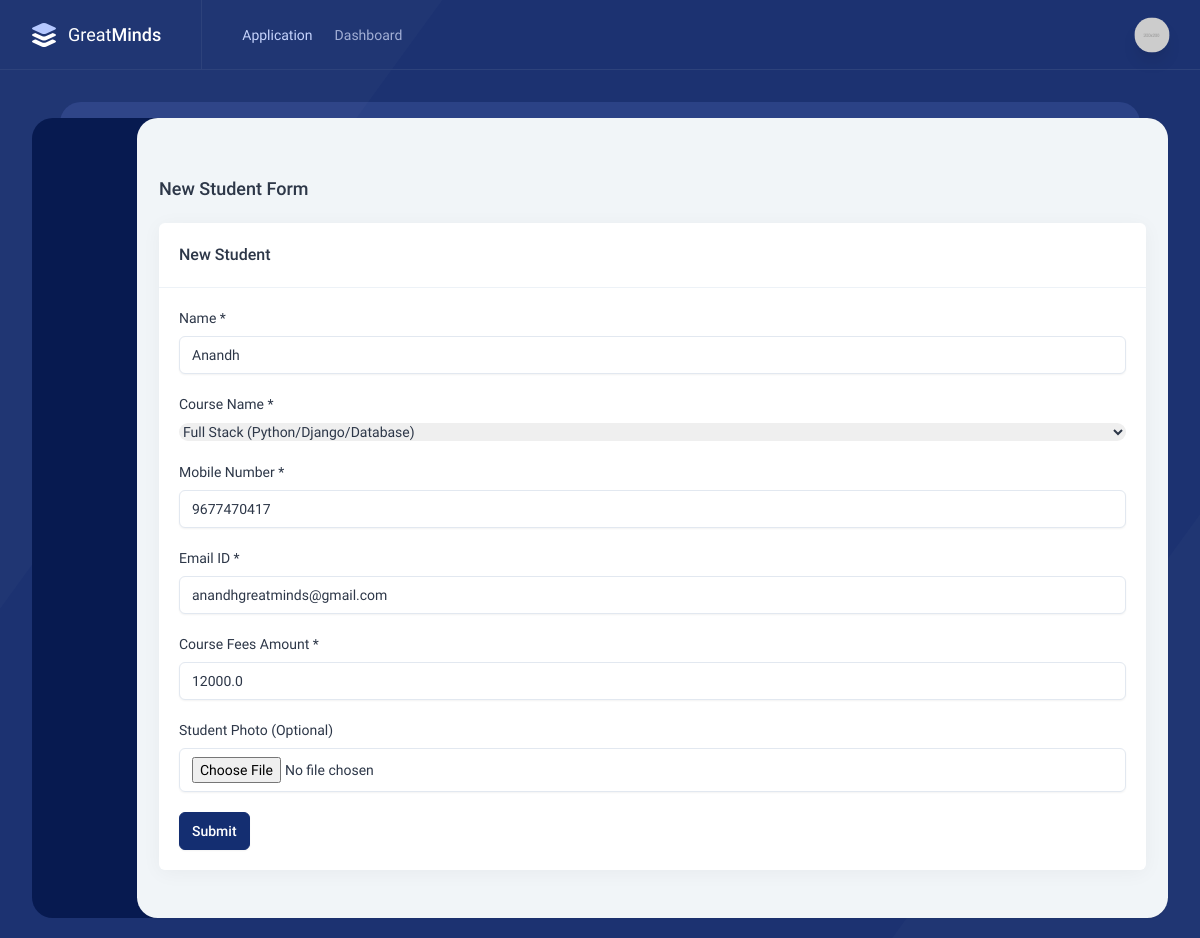
/edit-student/1, run on the app's committed database.
### officeapp/models.py (models this page shows)
class StudentModel(models.Model):
    name = models.CharField(max_length=100, unique=True)
    course_name = models.CharField(max_length=100)
    mobile_number = models.BigIntegerField()
    email = models.EmailField()
    course_fees = models.FloatField()
    photo = models.ImageField(upload_to='images/', null=True, blank=True)

### officeapp/views.py (the view, shortened to what this page needs)
# urls.py: path('edit-student/<int:pk>', views.EditStudent.as_view()),
class EditStudent(View):
    template_name = 'new-student.html'
    def get(self, request, pk):
        student = models.StudentModel.objects.get(id=pk)
        print(student)
        courses = models.CourseModel.objects.all()
        return render(request, self.template_name, context={'student': student, 'courses': courses})

### templates/new-student.html (shortened to what this page needs)
{% extends 'base.html' %}
{% load static %}
{% block content %}
<div class="intro-y flex items-center mt-8">
    <h2 class="text-lg font-medium mr-auto">
        New Student Form
    </h2>
</div>
<div class="grid grid-cols-12 gap-6 mt-5">
    <div class="intro-y col-span-12 lg:col-span-12">
        <div class="intro-y box">
            <div class="flex flex-col sm:flex-row items-center p-5 border-b border-gray-200 dark:border-dark-5">
                <h2 class="font-medium text-base mr-auto">
                    New Student
                </h2>
            </div>
            <div id="input" class="p-5">
                <div class="preview">
                    <form method="post" enctype="multipart/form-data">
                        <div>
                            <label for="regular-form-1" class="form-label">Name *</label>
                            <input id="regular-form-1" name="name" value="{{student.name}}" type="text" class="form-control" placeholder="Student Name" required>
                        </div> <br>
                        <div>
                            <label for="regular-form-1" class="form-label">Course Name *</label>
                            <div>
                                {% if student.course_name %}
                                    <select name="course" data-placeholder="Select your favorite actors" class="form-control-rounded tom-select w-full" required>
                                        {% for course in courses %}
                                            {% if course.name == student.course_name %}
                                                <option value="{{course.name}}" selected>{{course.name}}</option>
                                            {% else %}
                                                <option value="{{course.name}}">{{course.name}}</option>
                                            {% endif %}
                                        {% endfor %}
                                    </select>
                                {% else %}
                                    <select name="course" data-placeholder="Select your favorite actors" class="form-control-rounded tom-select w-full" required>
                                        {% for course in courses %}
                                            <option value="{{course.name}}">{{course.name}}</option>
                                        {% endfor %}
                                    </select>
                                {% endif %}
                            </div>
                        </div> <br>
                        <div>
                            <label for="regular-form-1" class="form-label">Mobile Number *</label>
                            <input id="regular-form-1" name="mobile" value="{{student.mobile_number}}" type="number" class="form-control" placeholder="Mobile Number" required>
                        </div> <br>
                        <div>
                            <label for="regular-form-1" class="form-label">Email ID *</label>
                            <input id="regular-form-1" name="email" value="{{student.email}}" type="email" class="form-control" placeholder="Email-ID" required>
                        </div> <br>
                        <div>
                            <label for="regular-form-1" class="form-label">Course Fees Amount *</label>
                            <input id="regular-form-1" name="fees_amt" value="{{student.course_fees}}" type="number" class="form-control" placeholder="Course Fees Amount" required>
                        </div> <br>
                        {% if student.photo %}
                            <div>
                                <label for="regular-form-1" class="form-label">Student Photo (Optional) </label>
                                <input id="regular-form-1" name="photo" value="{{student.photo.url}}" type="file" class="form-control" placeholder="Student Photo">
                            </div>
                        {% else %}
                            <div>
                                <label for="regular-form-1" class="form-label">Student Photo (Optional) </label>
                                <input id="regular-form-1" name="photo" type="file" class="form-control" placeholder="Student Photo">
                            </div>
                        {% endif %}
                        <input class="btn btn-primary mt-5" type="submit" value="Submit">
                    </form>
                </div>
            </div>
        </div>
    </div>
</div>
{% endblock %}

### data on the page
StudentModel: name "Anandh", mobile "9677470417", email "anandhgreatminds@gmail.com", fees_amt "12000.0"

### other printed values
form field course "Full Stack (Python/Django/Database)"
